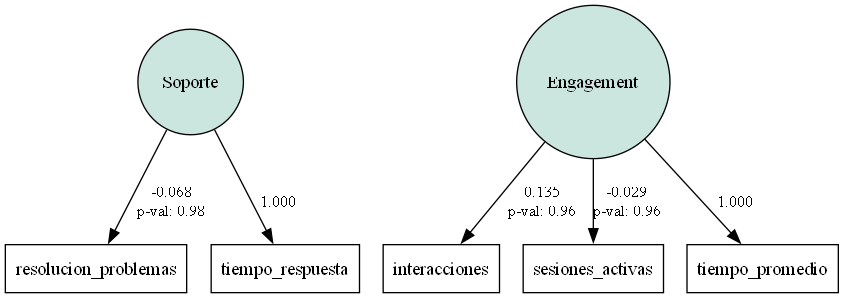
#> input picture Examenes/examen02/pd.png, 844 x 298 px
$ jupyter execute --allow-errors examen-2do-parcial.ipynb   (shell and % lines are left out)
#> lines starting #> are read from the running program, lines starting #| are printed output that depends on the picture
# Examen: Análisis de Datos Avanzado y Optimización en Decisiones Empresariales

## Empresa: AnalyticsPro Solutions

### Introducción

AnalyticsPro Solutions es una empresa que proporciona servicios de análisis avanzados y optimización de estrategias para empresas SaaS (Software como Servicio). Su enfoque principal es mejorar la eficiencia en los procesos de negocio mediante el uso de análisis predictivo, análisis inferencial, y optimización de decisiones empresariales.

### Contexto General

AnalyticsPro Solutions tiene cuatro áreas clave de enfoque:

1. **Pronóstico de Nuevos Usuarios**: Ayudar a las empresas a prever cuántos usuarios nuevos obtendrán cada mes.
2. **Optimización de Experiencia del Cliente**: Analizar las métricas que afectan la retención de clientes y proponer estrategias para mejorar la fidelidad.
3. **Definición de precios**: Hace soporte en la selección de precios que apoye el alcance de objetivos.
4. **Estrategias de Adquisición de Usuarios**: Determinar la asignación óptima de presupuesto en diferentes canales de marketing digital.

---

## Instrucciones Generales

- Este examen se centra en aplicar técnicas avanzadas de análisis de datos y optimización en un contexto práctico.
- Utiliza Python y, cuando sea necesario, herramientas como `auto-ts`, `scipy.optimize`, `semopy` y `statsmodels`.
- Proporciona tus razonamientos, interpretaciones y pasos detallados para cada pregunta.

---

## Parte 1: Pronóstico de Nuevos Usuarios con `auto-ts` (25 puntos)

**Contexto**
AnalyticsPro Solutions desea prever cuántos usuarios nuevos obtendrá su cliente, Chaquetas Pal Frio, SA de CV, una marca de chaquetas para climas frios, en los próximos 12 meses, basándose en los datos de los últimos tres años. Este análisis es crucial para ajustar las estrategias de adquisición y recursos disponibles.

**Ejercicio**
1. **Construcción del Modelo (15 puntos):**
   - Utiliza `auto-ts` (o Prophet y ARIMA como alternativa) para construir un modelo de pronóstico que estime los nuevos usuarios mensuales para el próximo año.
   - Realiza una división del conjunto de datos en entrenamiento (70%) y prueba (30%).
   - Genera un gráfico que muestre los datos históricos, las predicciones del modelo en el conjunto de prueba, y las predicciones para los próximos 12 meses.
   - Calcula el RMSE en el conjunto de prueba y muestra un gráfico que visualice las predicciones futuras.

2. **Recomendación de Estrategias (10 puntos):**
   - Basándote en los resultados del modelo, recomienda dos estrategias específicas para gestionar los recursos necesarios para captar nuevos usuarios en función de los picos y tendencias observadas.

---

[cell 1]
import pandas as pd
import numpy as np
from scipy.optimize import minimize
import statsmodels.api as sm
import scipy.stats as stats
from sklearn.preprocessing import StandardScaler
import math

from auto_ts import auto_timeseries
from sklearn.metrics import mean_squared_error
import pmdarima as pm

from PIL import Image
from IPython.display import display

from semopy import Model, Optimizer, semplot
import matplotlib.pyplot as plt

## Train y Test

#> (a cell that did not finish here is left out)

#> (a cell that did not finish here is left out)

## Modelos de entrenamiento

### AutoTs

#> (a cell that did not finish here is left out)

#> (a cell that did not finish here is left out)

#> (a cell that did not finish here is left out)

## Parte 2: Optimización de Experiencia del Cliente con SEM (15 puntos)

**Contexto**
AnalyticsPro Solutions busca analizar cómo las métricas de experiencia del cliente afectan la retención de uno de sus principales clientes. Se han identificado las siguientes variables clave:
- **Engagement en la Plataforma**: Un índice calculado con base en el tiempo promedio de uso semanal, el número de interacciones, y las sesiones activas por usuario.
- **Soporte al Cliente**: Medido por los tiempos de respuesta y el índice de resolución de problemas.
- **Retención del Cliente**: Una variable clave para determinar el éxito de las estrategias de fidelización.

**Ejercicio**
1. **Construcción del Modelo SEM (10 puntos):**
   - Crea un modelo SEM que incluya las variables latentes **Engagement en la Plataforma** (medido por `Tiempo Promedio`, `Interacciones`, y `Sesiones Activas`) y **Soporte al Cliente** (medido por `Tiempo de Respuesta` y `Resolución de Problemas`).
   - Genera un gráfico de las trayectorias y muestra las cargas factoriales y coeficientes.

2. **Interpretación y Recomendaciones (5 puntos):**
   - Propón dos acciones específicas para mejorar las métricas de engagement y soporte.

#> (a cell that did not finish here is left out)

#> (a cell that did not finish here is left out)

[cell 9]
model_desc = """
# Latent Variables
Engagement =~ tiempo_promedio + interacciones + sesiones_activas
Soporte =~ tiempo_respuesta + resolucion_problemas
"""

#> (the rest of this cell did not finish here and is left out)

#> (a cell that did not finish here is left out)

[cell 11]
img = Image.open("pd.png")
#> img is the input picture: PIL image 844x298 RGBA; mean R, G, B, A 240.8, 243.7, 243, 254.9
img_resized = img.resize((900, 300))
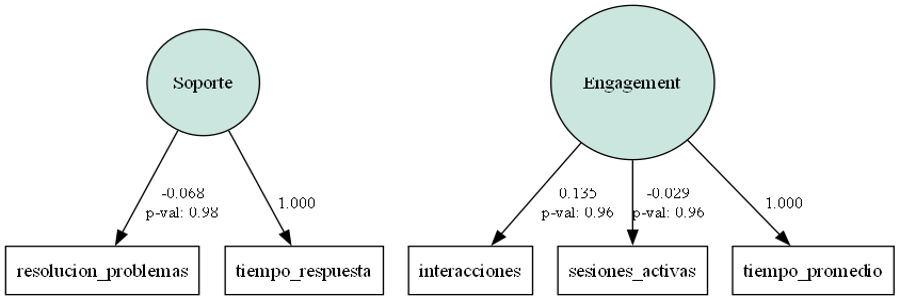
#> img_resized: PIL image 900x300 RGBA; mean R, G, B, A 240.6, 243.5, 242.8, 254.9; transparent parts drawn white
display(img_resized)
